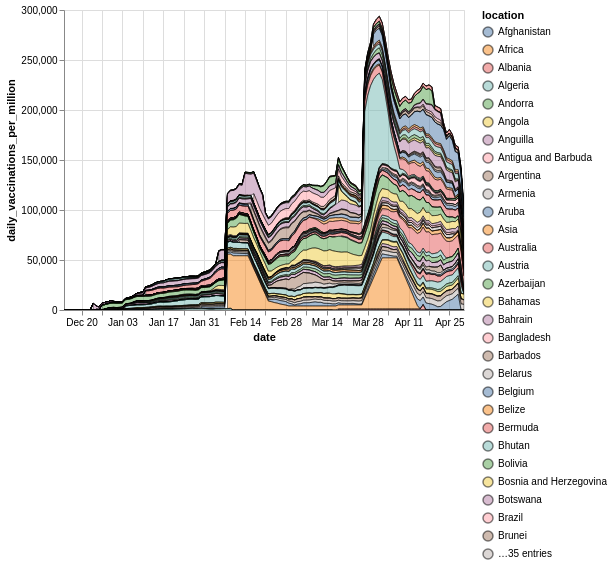

Write a Vega-Lite specification for this figure.
### Vega-Lite specification from a JSON file in a GitHub repository (floating-point values rounded to 4 significant figures; data arrays with more than 128 entries replaced by an {"elided": "..."} marker saying what was removed)
{"config": {"view": {"continuousWidth": 400, "continuousHeight": 300}}, "data": {"name": "data-93e25eb1878ee0db9656d2f25b472491"}, "mark": {"type": "area", "opacity": 0.5, "stroke": "black"}, "encoding": {"color": {"type": "nominal", "field": "location"}, "x": {"type": "temporal", "field": "date"}, "y": {"type": "quantitative", "field": "daily_vaccinations_per_million"}}, "selection": {"selector001": {"type": "interval", "bind": "scales", "encodings": ["x", "y"]}}, "$schema": "https://vega.github.io/schema/vega-lite/v4.8.1.json", "datasets": {"data-93e25eb1878ee0db9656d2f25b472491": {"elided": "5000 records"}}}
